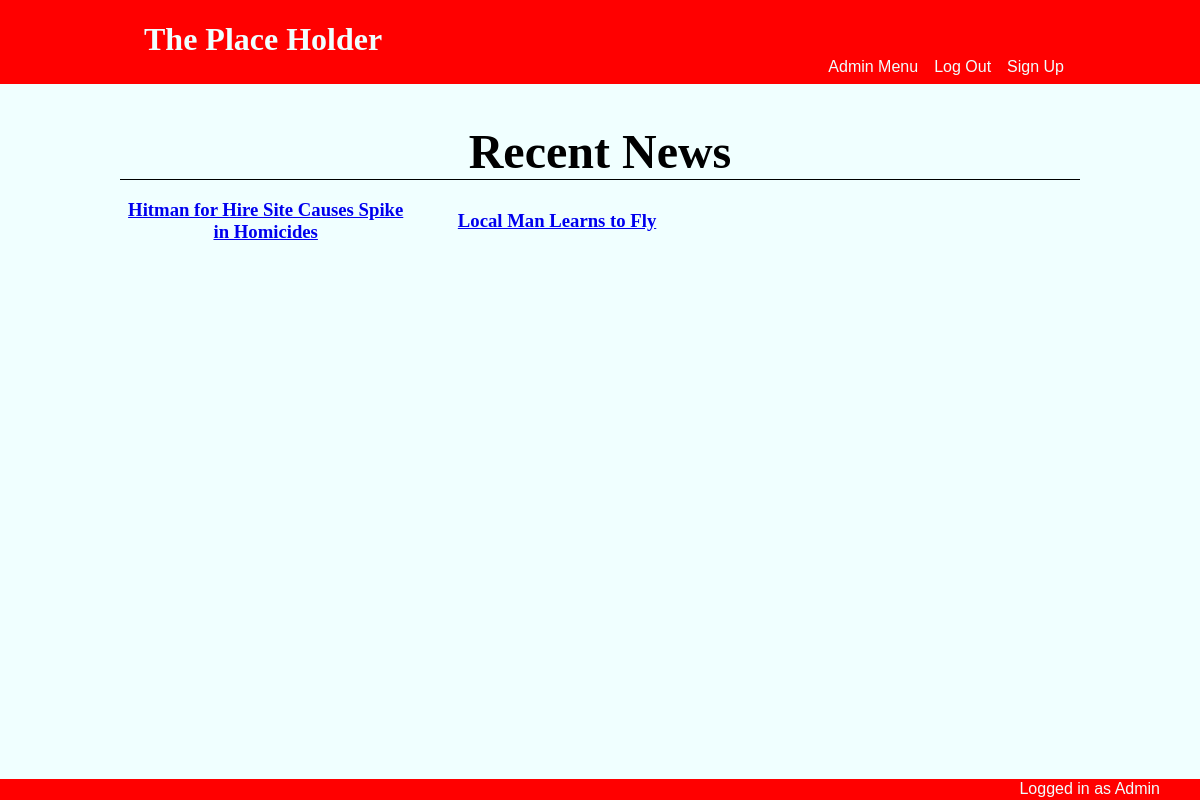
The page / (signed in) on the database its author committed.
### tables this page shows
CREATE TABLE articles
(
    id INTEGER PRIMARY KEY AUTOINCREMENT,
    title TEXT NOT NULL,
    content TEXT NOT NULL,
    date DATE DEFAULT '2022-01-01'
);

### app.py (the view)
@app.route("/")
def index():
    db = get_db()
    articles = db.execute("""SELECT * FROM articles;""")
    return render_template("index.html", articles = articles)

### app.py (called while the page is built)
@app.before_request
def load_logged_in_user():
    g.user = session.get("username", None)
    g.admin = session.get("is_admin", False)
    if "username" in session:
        g.username = session["username"]
        g.loginMessage = f"Logged in as {g.username}"
    else:
        g.loginMessage = "Not currently logged in"

### database.py (called while the page is built)
def get_db():
    if "db" not in g:
        g.db = sqlite3.connect(DATABASE,
            detect_types=sqlite3.PARSE_DECLTYPES
        )
        g.db.row_factory = sqlite3.Row
    return g.db

### templates/index.html (shortened to what this page needs)
{% extends "base.html" %}
{% block main_content %}
<section id="News">
        <h2>Recent News</h2>
        <section id="articles">
        {% for article in articles %}
        <article>
            <h3><a href="{{ url_for('article', article_id=article[0]) }}">{{ article["title"] }}</a></h3>
        </article>
        {% endfor %}
        </section>
</section>
{% endblock %}

### static/styles.css (style rules this page uses)
html { background: azure; padding: 0; font-family: Georgia, 'Times New Roman', Times, serif; }
body { margin: 0 auto; display: flex; min-height: 100vh; flex-direction: column; }
#article, #News { width: 80%; margin: 0 auto; }
#article *, #News * { margin-left: auto; margin-right: auto; text-align: center; }
#article h2, #News h2 { font-size: 3em; margin-bottom: 0; }
#News h2 { border-bottom: 1px solid black; }
#articles { display: inline-flex; align-items: center; }
#articles * { flex: 1; }

### rows shown on the page
articles: title "Hitman for Hire Site Causes Spike in Homicides"
articles: title "Local Man Learns to Fly"

### other values the page prints
{{ g.loginMessage }} "Logged in as Admin"
